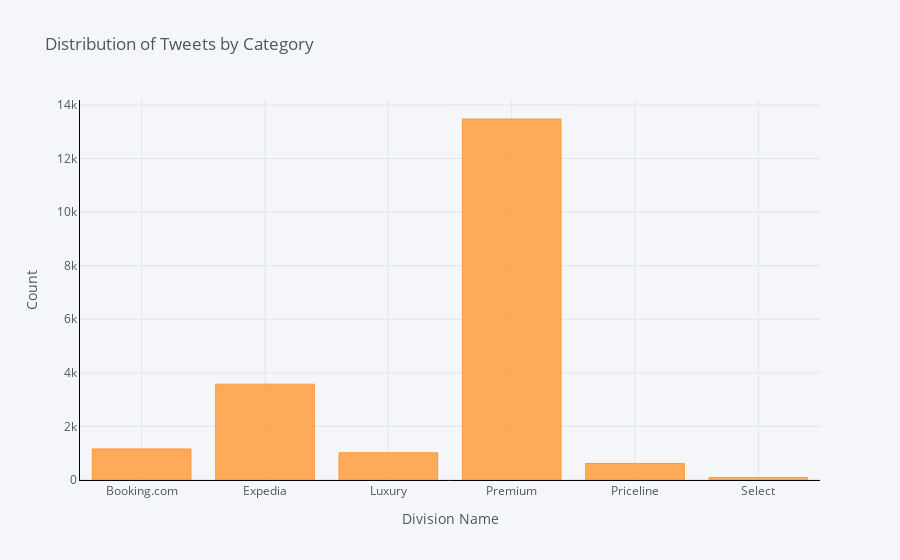

The notebook cell this image was saved under:
### Markdown cell above
## Tweets by Category

### Code cell
all_data.groupby('Class').count()['Tweets'].iplot(kind='bar', yTitle='Count', linecolor='black', opacity=0.8,
                                                  title='Distribution of Tweets by Category', xTitle='Division Name')

### Figure 1 — Plotly figure (JSON) as saved in the notebook; plotly's stock layout.template omitted (floating-point values rounded to 4 significant figures)
{"data": [{"marker": {"color": "rgba(255, 153, 51, 0.8)", "line": {"color": "rgba(255, 153, 51, 1.0)", "width": 1}}, "name": "Tweets", "orientation": "v", "text": "", "type": "bar", "x": ["Booking.com", "Expedia", "Luxury", "Premium", "Priceline", "Select"], "y": [1159, 3578, 1015, 13477, 618, 89]}], "layout": {"legend": {"bgcolor": "#F5F6F9", "font": {"color": "#4D5663"}}, "paper_bgcolor": "#F5F6F9", "plot_bgcolor": "#F5F6F9", "title": {"font": {"color": "#4D5663"}, "text": "Distribution of Tweets by Category"}, "xaxis": {"gridcolor": "#E1E5ED", "linecolor": "black", "showgrid": true, "tickfont": {"color": "#4D5663"}, "title": {"font": {"color": "#4D5663"}, "text": "Division Name"}, "zerolinecolor": "#E1E5ED"}, "yaxis": {"gridcolor": "#E1E5ED", "linecolor": "black", "showgrid": true, "tickfont": {"color": "#4D5663"}, "title": {"font": {"color": "#4D5663"}, "text": "Count"}, "zerolinecolor": "#E1E5ED"}}}
